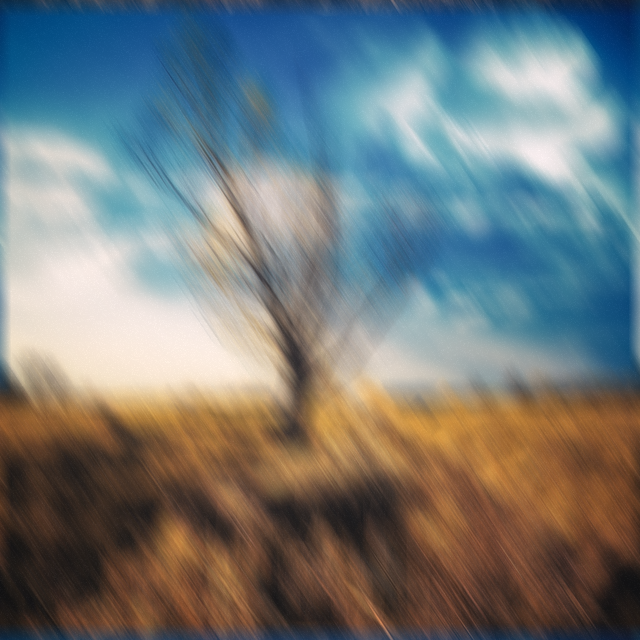
#> input picture hw2-任怡静/hw2_files/Q3/3/3.png, 640 x 640 px
$ python Q3.py
#> lines starting #> are read from the running program, lines starting #| are printed output that depends on the picture; after the words box and inside, x2 and y2 are one past the last pixel; in counts of white or black regions, pixels touching at a corner belong together; long printed decimals are rounded
import numpy as np
import scipy
import cv2
from scipy import ndimage
import matplotlib.pyplot as plt


img = cv2.imread("hw2_files/Q3/3/3.png")
#> img is the input picture: shape (640, 640, 3); mean B, G, R 122.1, 121.6, 114.4
# img = cv2.imread("EncryptedImage.tiff")
row, col, _ = img.shape
#> row = 640; col = 640
print(row, col)
#| 640 640

cv2.imshow("Original Image",img)
cv2.waitKey(0)

ycbcr = cv2.cvtColor(img, cv2.COLOR_BGR2YCR_CB)
#> ycbcr: shape (640, 640, 3); mean of channels 0, 1, 2 119.5, 124.3, 129.4
gray = ycbcr[:,:,0]
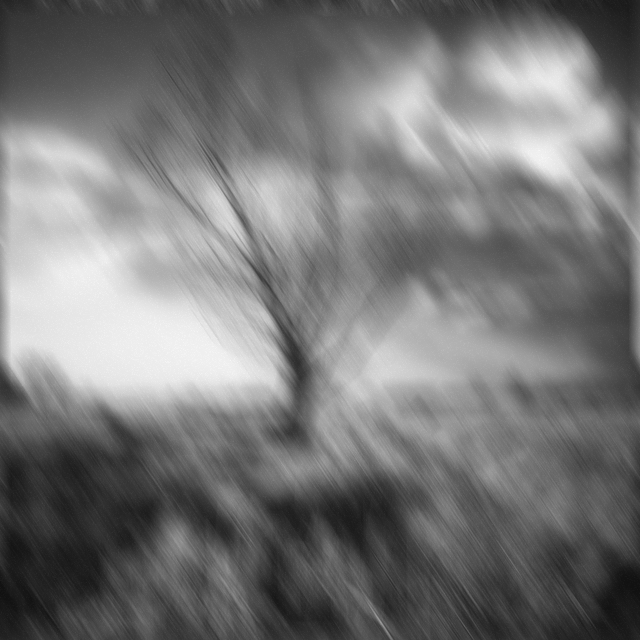
#> gray: shape (640, 640); min 16, max 247, mean 119.5

f = np.fft.fft2(gray)

fshift = np.fft.fftshift(f)
magnitude_spectrum = 15*np.log(np.abs(fshift))
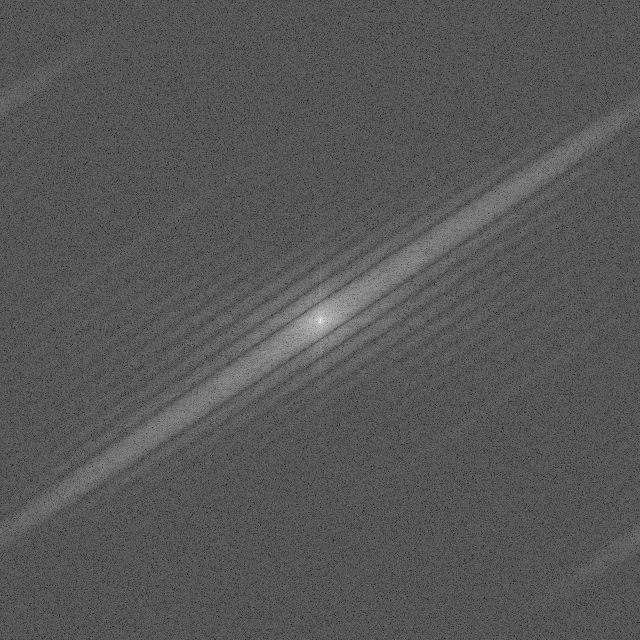
#> magnitude_spectrum: shape (640, 640) float64; min 17.62, max 265.6, mean 102.6; drawn with min black and max white

cv2.imshow("fft transform",magnitude_spectrum.astype(np.uint8))
cv2.waitKey(0)


test = magnitude_spectrum

cv2.imshow("test",test.astype(np.uint8))
cv2.waitKey(0)

# threshold
thresh = cv2.adaptiveThreshold(test.astype(np.uint8), 255, cv2.ADAPTIVE_THRESH_MEAN_C, cv2.THRESH_BINARY, 13, 3)
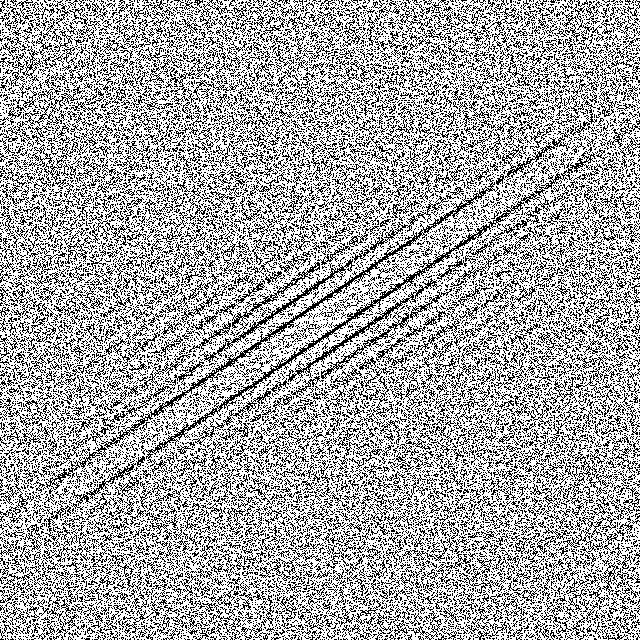
#> thresh: shape (640, 640); 66.6% white; black in thin lines or dots

cv2.imshow("test2",thresh)
cv2.waitKey(0)
thresh = 255 - thresh
#> thresh: shape (640, 640); 33.4% white in thin lines or dots

# apply close to connect the white areas
kernel = np.ones((3,3), np.uint8)
morph = cv2.morphologyEx(thresh, cv2.MORPH_OPEN, kernel)
#> morph: shape (640, 640); 0.63% white; 152 white regions (104 under 20 px), largest, box (x1, y1, x2, y2) and area: (348, 307, 368, 321) 74, (273, 320, 293, 334) 74, (367, 262, 378, 272) 45
kernel = np.ones((1,9), np.uint8)
morph = cv2.morphologyEx(morph, cv2.MORPH_CLOSE, kernel)
#> morph: shape (640, 640); 0.63% white; 134 white regions (90 under 20 px), largest, box (x1, y1, x2, y2) and area: (348, 307, 368, 321) 74, (273, 320, 293, 334) 74, (293, 288, 312, 302) 65

# apply canny edge detection
edges = cv2.Canny(morph, 150, 200)
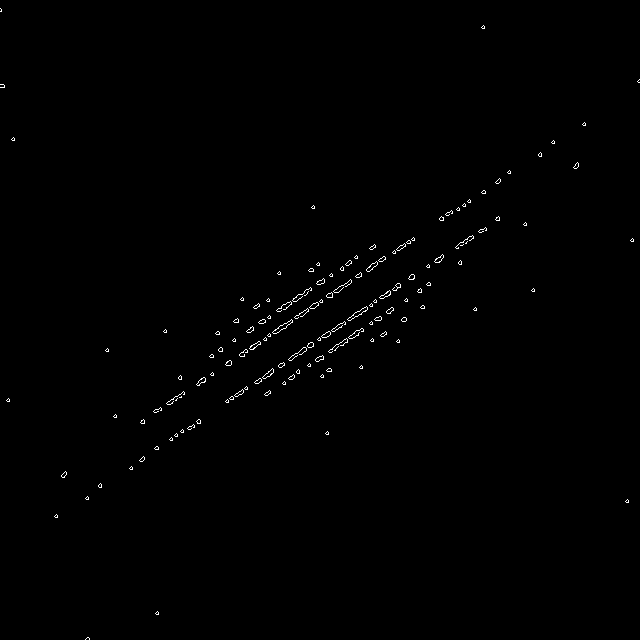
#> edges: shape (640, 640); 0.46% white in thin lines or dots

# get hough lines
result = img.copy()
lines = cv2.HoughLines(edges, 1, np.pi/180, 50)
#> lines = 14 rows, first 8: [458, 0.977], [427, 0.977], [430, 0.977], [461, 0.977], [431, 0.96], [426, 0.995], [457, 0.995], [474, 0.977]
# Draw line on the image
rho,theta = lines[0].flatten()[0],lines[0].flatten()[1]
#> rho = 458; theta = 0.977
print(rho,theta)
#| 458.0 0.9774
a = np.cos(theta)
#> a = 0.559
b = np.sin(theta)
#> b = 0.829
x0 = a*rho
#> x0 = 256.1
y0 = b*rho
#> y0 = 379.7
x1 = int(x0 + 1000*(-b))
#> x1 = -572
y1 = int(y0 + 1000*(a))
#> y1 = 938
x2 = int(x0 - 1000*(-b))
#> x2 = 1085
y2 = int(y0 - 1000*(a))
#> y2 = -179
cv2.line(result, (x1, y1), (x2, y2), (0, 0, 255), 1)
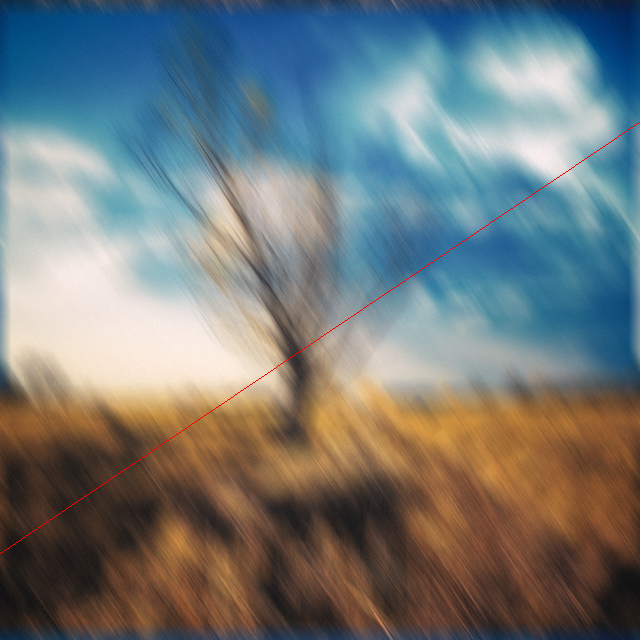
#> result: shape (640, 640, 3); 0.16% of pixels changed, all inside (x1, y1, x2, y2) = (0, 122, 640, 554)
# show thresh and result

#rotation angle in degree
rotated = ndimage.rotate(test.astype(np.uint8), theta * 180 /np.pi)
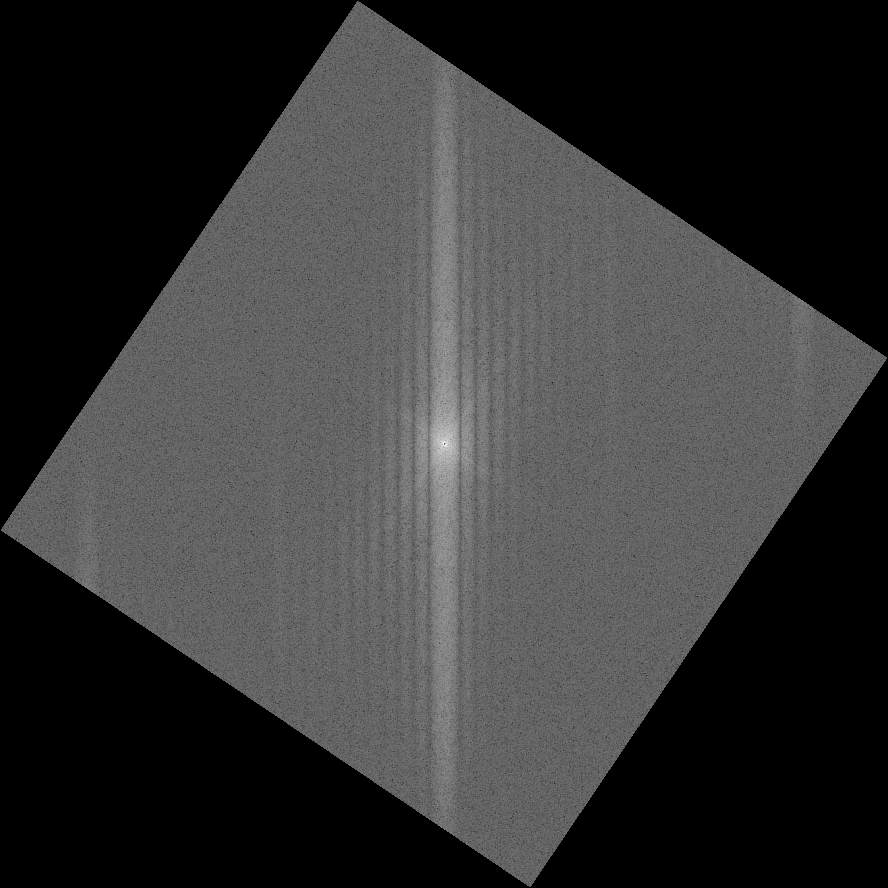
#> rotated: shape (888, 888); min 0, max 253, mean 52.9
# rotated = ndimage.rotate(result, theta * 180 /np.pi)
cv2.imshow("thresh", thresh)
cv2.imshow("morph", morph)
cv2.imshow("edges", edges)
cv2.imshow("result", result)
cv2.imshow("rotated", rotated)
cv2.waitKey(0)
cv2.destroyAllWindows()

proj = np.sum(rotated,axis = 0)
#> proj = 888 values, max 104930 at index 443, min 0 at index 0, mean 46967.2
xaxis = [i for i in range(proj.shape[0])]
#> xaxis = 888 values from 0 to 887
print(proj.shape)
#| (888,)
maxValue = max(proj)
#> maxValue = 104930
maxIndex = 0
for i in range(proj.shape[0]):
    if proj[i] == maxValue:
        maxIndex = i
        break
print(maxIndex)
#| 443
index_1, index_2 = 0,0
for i in range(100):
    currV = proj[maxIndex - i]
    nextV = proj[maxIndex - i - 1]
    if currV < nextV:
        index_1 = i
        break
#> this loop made 2 passes
#> (currV, nextV) on passes 1 to 2: (104930, 103826), (103826, 104012)

for i in range(100):
    currV = proj[maxIndex + i]
    nextV = proj[maxIndex + i + 1]
    if currV < nextV:
        index_2 = i
        break
#> this loop made 18 passes
#> (currV, nextV) on passes 1 to 12: (104930, 104924), (104924, 104807), (104807, 104431), (104431, 103795), (103795, 103765), (103765, 103228), (103228, 102224), (102224, 101412), (101412, 100146), (100146, 98070), (98070, 96642), (96642, 94871)
if abs(index_1 - index_2) > 5:
    index_1 = index_2 = max((index_1, index_2))
print(index_1, index_2)

L =  2 * row / (index_1+index_2)
#> L = 37.65
print(L)
#| 37.647
plt.plot(xaxis,proj)
plt.show()
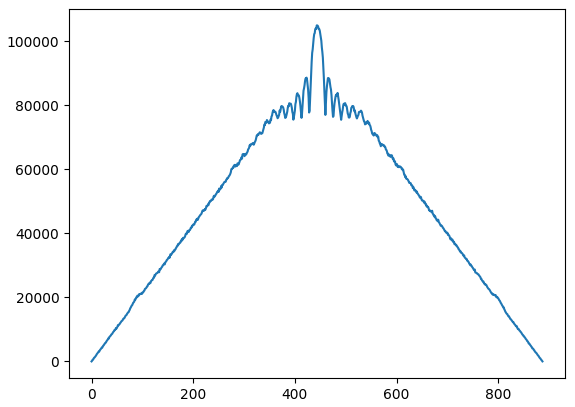
#> figure drawn by matplotlib, 1 panel; curve peaks at x = 443, y = 104930
# print(proj)
